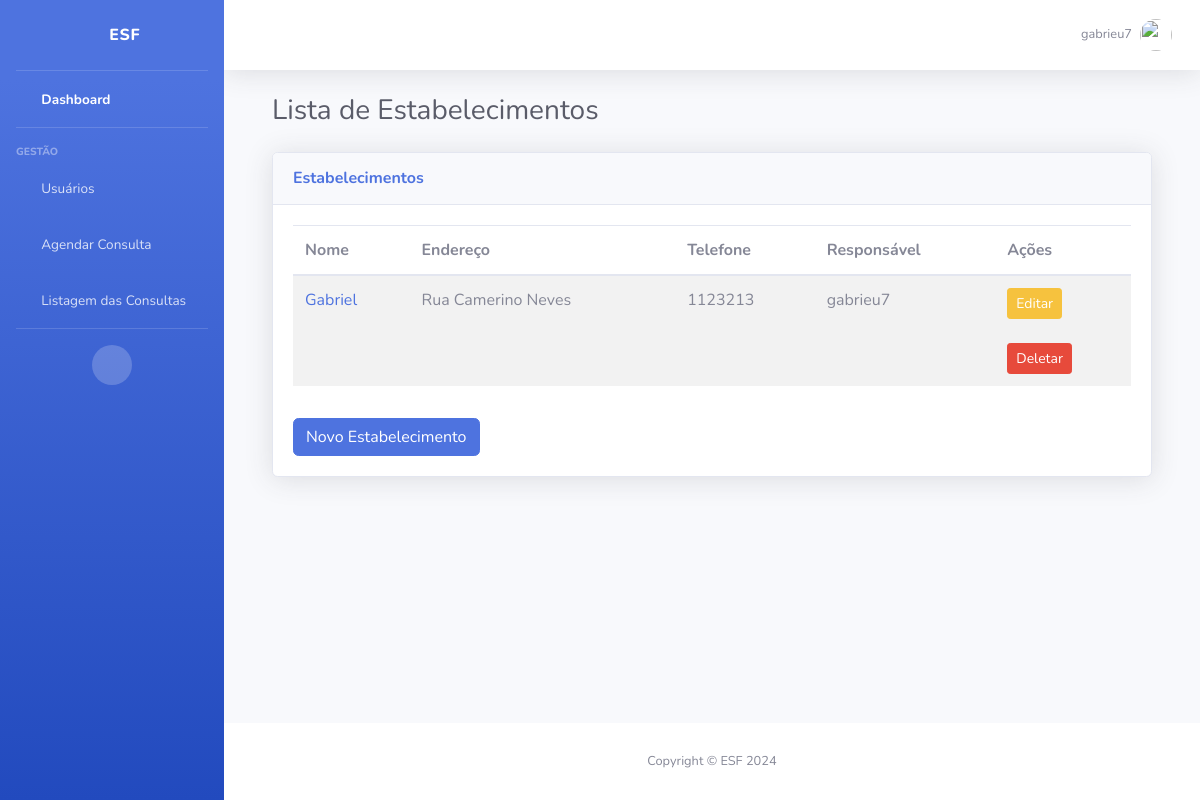
/estabelecimento/ (signed in), run on the app's committed database.
### estabelecimento/models.py (models this page shows, shortened)
class Estabelecimento(models.Model):
    nome = models.CharField(max_length=50)
    endereco = models.CharField(max_length=100)
    telefone = models.CharField(max_length=11)
    responsavel = models.OneToOneField("usuarios.Usuario", on_delete=models.DO_NOTHING)

### estabelecimento/views.py (the view)
# urls.py: path('', views.estabelecimento_list, name='estabelecimento_list'),
@login_required
def estabelecimento_list(request):
    estabelecimentos = Estabelecimento.objects.all()
    return render(request, 'estabelecimento/estabelecimento_list.html', {'estabelecimentos': estabelecimentos})

### templates/estabelecimento/estabelecimento_list.html
{% extends "_base.html" %}
{% block content %}
<div class="container-fluid">
    <h1 class="h3 mb-4 text-gray-800">Lista de Estabelecimentos</h1>
    <div class="card shadow mb-4">
        <div class="card-header py-3">
            <h6 class="m-0 font-weight-bold text-primary">Estabelecimentos</h6>
        </div>
        <div class="card-body">
            <table class="table table-striped">
                <thead>
                    <tr>
                        <th>Nome</th>
                        <th>Endereço</th>
                        <th>Telefone</th>
                        <th>Responsável</th>
                        <th>Ações</th>
                    </tr>
                </thead>
                <tbody>
                    {% for estabelecimento in estabelecimentos %}
                        <tr>
                            <td><a href="{% url 'estabelecimento_detail' estabelecimento.pk %}">{{ estabelecimento.nome }}</a></td>
                            <td>{{ estabelecimento.endereco }}</td>
                            <td>{{ estabelecimento.telefone }}</td>
                            <td>{{ estabelecimento.responsavel.username }}</td>
                            <td>
                                <a href="{% url 'estabelecimento_update' estabelecimento.pk %}" class="btn btn-sm btn-warning">Editar</a><br><br>
                                <a href="{% url 'estabelecimento_delete' estabelecimento.pk %}" class="btn btn-sm btn-danger">Deletar</a>
                            </td>
                        </tr>
                    {% endfor %}
                </tbody>
            </table>
            <a href="{% url 'estabelecimento_create' %}" class="btn btn-primary mt-3">Novo Estabelecimento</a>
        </div>
    </div>
</div>
{% endblock %}

### templates/_base.html (shortened to what this page needs)
{% load static %}
<!DOCTYPE html>
<html lang="en">
<head>
    <link href="{% static 'vendor/fontawesome-free/css/all.min.css' %}" rel="stylesheet" type="text/css">
    <link href="{% static 'css/sb-admin-2.min.css' %}" rel="stylesheet">
</head>
<body id="page-top">
    <div id="wrapper">
        <ul class="navbar-nav bg-gradient-primary sidebar sidebar-dark accordion" id="accordionSidebar">
            <a class="sidebar-brand d-flex align-items-center justify-content-center" href="{% url "home" %}">
                <div class="sidebar-brand-icon">
                    <i class="fas fa-hospital"></i>
                </div>
                <div class="sidebar-brand-text mx-3">ESF</div>
            </a>
            <hr class="sidebar-divider my-0">
            <li class="nav-item active">
                <a class="nav-link" href="">
                    <i class="fas fa-fw fa-tachometer-alt"></i>
                    <span>Dashboard</span>
                </a>
            </li>
            <hr class="sidebar-divider">
            <div class="sidebar-heading">
                Gestão
            </div>
                    <li class="nav-item">
                        <a class="nav-link" href="{% url "usuario_list" %}">
                            <i class="fas fa-fw fa-user-injured"></i>
                            <span>Usuários</span>
                        </a>
                    </li>
            <li class="nav-item">
                <a class="nav-link" href="{% url "consulta_create" %}">
                    <i class="fas fa-fw fa-calendar-alt"></i>
                    <span>Agendar Consulta</span>
                </a>
            </li>
            <li class="nav-item">
                <a class="nav-link" href="{% url "consulta_list" %}">
                    <i class="fas fa-fw fa-calendar-alt"></i>
                    <span>Listagem das Consultas</span>
                </a>
            </li>
            <hr class="sidebar-divider d-none d-md-block">
            <div class="text-center d-none d-md-inline">
                <button class="rounded-circle border-0" id="sidebarToggle"></button>
            </div>
        </ul>
        <div id="content-wrapper" class="d-flex flex-column">
            <div id="content">
                <nav class="navbar navbar-expand navbar-light bg-white topbar mb-4 static-top shadow">
                    <ul class="navbar-nav ml-auto">
                            {% if user.is_authenticated %}
                                <li class="nav-item dropdown no-arrow">
                                    <a class="nav-link dropdown-toggle" href="#" id="userDropdown" role="button" data-toggle="dropdown" aria-haspopup="true" aria-expanded="false">
                                        <span class="mr-2 d-none d-lg-inline text-gray-600 small">{{ user.username }}</span>
                                        <img class="img-profile rounded-circle" src="{% static 'img/undraw_profile.svg' %}">
                                    </a>
                            {% else %}
                                    <a class="btn btn-primary" href="{% url 'login' %}">
                                        <i class="fas fa-sign-in-alt fa-sm fa-fw mr-2 text-white-400"></i>
                                        Login
                                    </a>
                            {% endif %}
                        </li>
                    </ul>
                </nav>
                <div class="container-fluid">
                    {% block content %}
                    {% endblock %}
                </div>
            </div>
            <footer class="sticky-footer bg-white">
                <div class="container my-auto">
                    <div class="copyright text-center my-auto">
                        <span>Copyright &copy; ESF 2024</span>
                    </div>
                </div>
            </footer>
        </div>
    </div>
</body>
</html>

### data on the page
Estabelecimento: nome "Gabriel", endereco "Rua Camerino Neves", telefone "1123213", responsavel.username "gabrieu7"

### other printed values
{{ user.username }} "gabrieu7"
